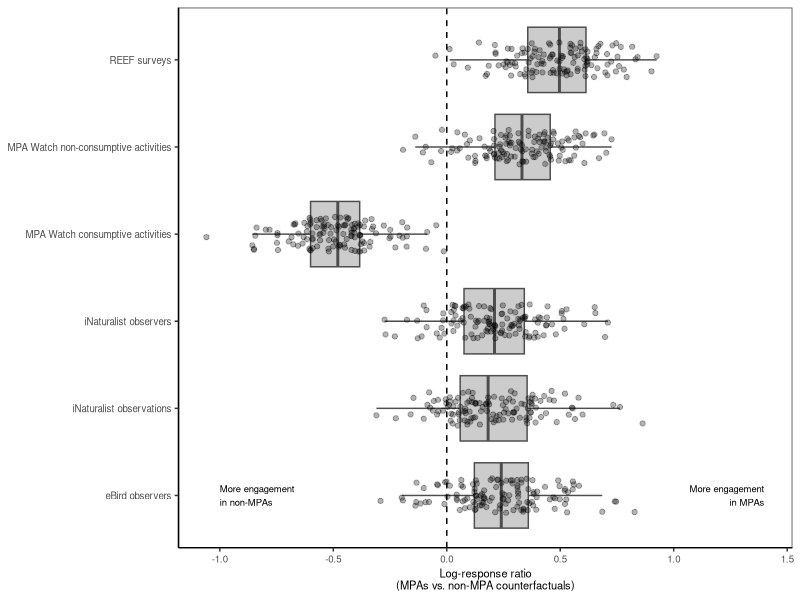

Reproduce this figure in R. (Note: this script raises an error after producing the figure.)


# Read data
################################################################################

# Clear workspace
rm(list = ls())

# Packages
library(tidyverse)

# Directories
basedir <- "/Volumes/GoogleDrive/.shortcut-targets-by-id/1kCsF8rkm1yhpjh2_VMzf8ukSPf9d4tqO/MPA Network Assessment: Working Group Shared Folder/data/sync-data"
datadir <- "analyses/3performance_human/output"
plotdir <- "analyses/3performance_human/figures"

# Build data
################################################################################

# Indicators
indicators <- c("MPA Watch non-consumptive activities", 
                "MPA Watch consumptive activities",
                "iNaturalist observers", 
                "iNaturalist observations",
                "eBird observers",
                "REEF surveys")

# Means
lrr_means <- c(0.3, 
               -0.5,
               0.22,
               0.21,
               0.24,
               0.5)

# # of MPAs
n <- 125

# Simulate data
x <- 1
data <- purrr::map_df(1:length(indicators), function(x){
  
  # Params
  i <- indicators[x]
  lrr_avg <- lrr_means[x]
  lrrs <- rnorm(n=n, mean = lrr_avg, sd=0.2)
  df <- tibble(metric=i,
               lrr=lrrs)
  
})





# Plot data 
################################################################################

# Theme
my_theme <-  theme(axis.text=element_text(size=7),
                   axis.title=element_text(size=8),
                   axis.title.y=element_blank(),
                   legend.text=element_text(size=7),
                   legend.title=element_text(size=8),
                   strip.text=element_text(size=8),
                   # Gridlines
                   panel.grid.major = element_blank(), 
                   panel.grid.minor = element_blank(),
                   panel.background = element_blank(), 
                   axis.line = element_line(colour = "black"),
                   # Legend
                   legend.position = c(0.75, 0.25),
                   legend.key.size = unit(0.3, "cm"),
                   legend.background = element_rect(fill=alpha('blue', 0)))


# Plot data
g <- ggplot(data, aes(y=metric, x=lrr)) +
  geom_boxplot(fill="grey80", color="grey30", outlier.color = NA) +
  geom_jitter(height = 0.2, alpha=0.3) +
  # Reference line
  geom_vline(xintercept = 0, linetype="dashed") +
  # Text reference
  annotate(geom="text", x=-1, y=1, label="More engagement\nin non-MPAs", hjust=0, size=2.4) +
  annotate(geom="text", x=1.4, y=1, label="More engagement\nin MPAs", hjust=1, size=2.4) +
  # Labels
  labs(x="Log-response ratio\n(MPAs vs. non-MPA counterfactuals)", y="") +
  # Theme
  theme_bw() + my_theme
g

# Export figure
ggsave(g, filename=file.path(plotdir, "Fig7_mpa_nonmpa_comparison.png"), 
       width=5.5, height=2.5, units="in", dpi=600)



